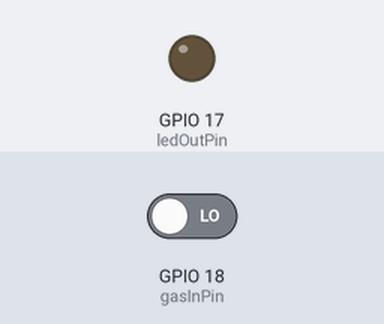
This program was run on a simulated Raspberry Pi (BCM pin numbers). Parts: output pins drawn as LEDs (lit = HIGH). Inputs (shaded band) come from the test bench; at power-on: GPIO 18 (gasInPin) LOW.

Above: at 1.2 s.
1.3 s: GPIO 18 (gasInPin) driven HIGH
At 2.6 s:
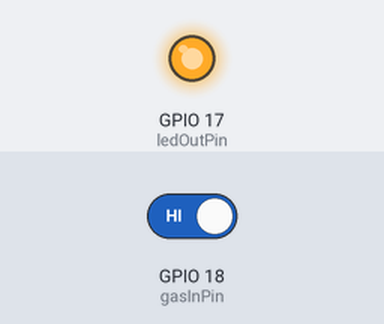
2.9 s: GPIO 18 (gasInPin) driven LOW
At 4.0 s:
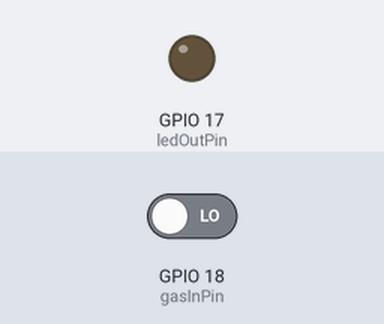
Timing chart, 0 to 5.9 s (numbered marks = the images above; inputs shaded):
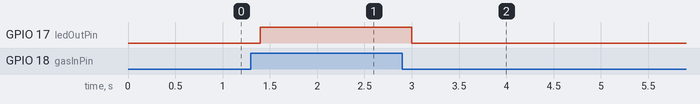

The program:

FC-22_Polling.py
```python
#!/usr/bin/env python2.7
#########################################################
## FC-22_Polling.py
## Created by Kenny from www.iotbreaks.vn, April 12, 2016.
## Released into the public domain.
## Tutorial:
#########################################################

import RPi.GPIO as GPIO
import time

GPIO.setmode(GPIO.BCM)

ledOutPin=17
gasInPin=18

GPIO.setup(ledOutPin, GPIO.OUT)
GPIO.setup(gasInPin, GPIO.IN)

while 1 :
	readValue = GPIO.input(gasInPin)
	GPIO.output(ledOutPin, readValue)
	time.sleep(0.2)

GPIO.cleanup()
```

Measured:
- after the input at 1.3 s, GPIO 17 (ledOutPin): LOW → HIGH after 0.10 s
- after the input at 2.9 s, GPIO 17 (ledOutPin): HIGH → LOW after 0.10 s
